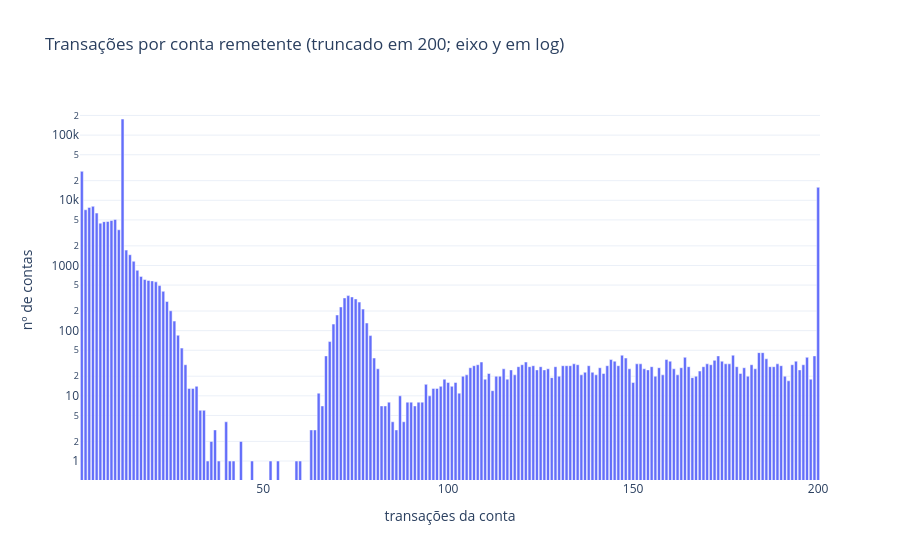
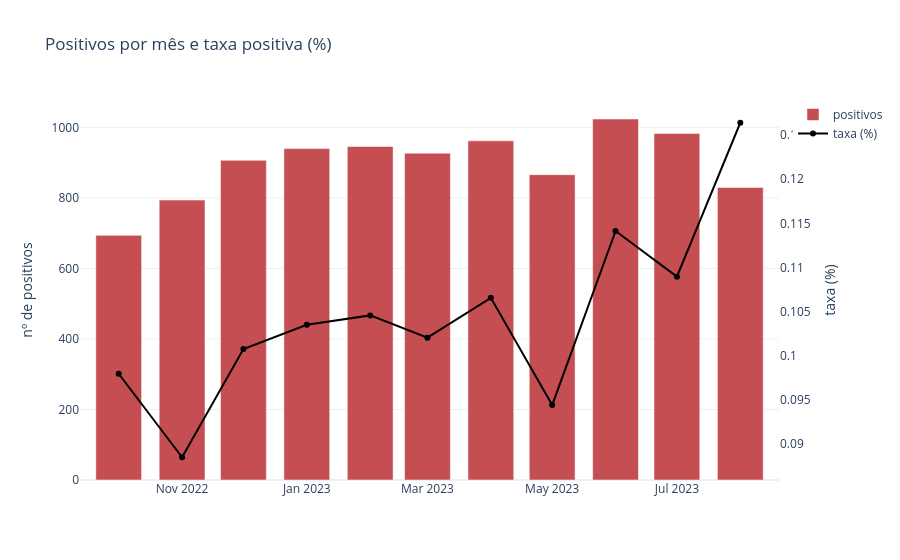

Notebook code for these charts, in order:
### Code cell
# 3) Histórico de positivas vs negativas (nº de transações anteriores da conta) — amostra leve
rng_h = np.random.default_rng(SEMENTE)
idx_pos = np.flatnonzero(y_all == 1)
idx_neg = rng_h.choice(np.flatnonzero(y_all == 0), size=min(200_000, int((y_all == 0).sum())), replace=False)
amostra_hist = pd.DataFrame({
    "anteriores": np.minimum(pos_grupo[np.r_[idx_pos, idx_neg]], 60),
    "classe": ["Lavagem"] * len(idx_pos) + ["Normal"] * len(idx_neg),
})
fig, ax = plt.subplots(figsize=(8, 4))
sns.histplot(data=amostra_hist, x="anteriores", hue="classe", stat="percent", common_norm=False, bins=30, element="step", ax=ax)
ax.set(title="Nº de transações anteriores da conta (truncado em 60) — por classe", xlabel="transações anteriores da conta", ylabel="% dentro da classe")
plt.tight_layout(); plt.show()

# 5) Transações por conta remetente (agregado antes de plotar: não embutimos 855 mil pontos no notebook)
freq_contas = contagem.clip(upper=200).value_counts().sort_index()
fig = px.bar(x=freq_contas.index, y=freq_contas.values, log_y=True,
             title="Transações por conta remetente (truncado em 200; eixo y em log)",
             labels={"x": "transações da conta", "y": "nº de contas"})
fig.update_layout(template="plotly_white"); fig.show()

# 4) Distribuição temporal dos alvos
mensal = (dataset.groupby(dataset["Timestamp"].dt.to_period("M"))[ALVO].agg(total="count", positivos="sum", taxa="mean")
          .rename_axis("mes").reset_index())
mensal["mes"] = mensal["mes"].astype(str)
mensal["taxa_%"] = mensal["taxa"] * 100
fig = go.Figure()
fig.add_bar(x=mensal["mes"], y=mensal["positivos"], name="positivos", marker_color="#C44E52")
fig.add_scatter(x=mensal["mes"], y=mensal["taxa_%"], name="taxa (%)", yaxis="y2", mode="lines+markers", line=dict(color="black"))
fig.update_layout(title="Positivos por mês e taxa positiva (%)", template="plotly_white",
                  yaxis=dict(title="nº de positivos"), yaxis2=dict(title="taxa (%)", overlaying="y", side="right", showgrid=False))
fig.show()
display(mensal.round(4))

### Figure 1 — Plotly figure (JSON) as saved in the notebook; plotly's stock layout.template omitted (floating-point values rounded to 4 significant figures; data arrays with more than 128 entries replaced by an {"elided": "..."} marker saying what was removed)
{"data": [{"hovertemplate": "transações da conta=%{x}<br>nº de contas=%{y}<extra></extra>", "legendgroup": "", "marker": {"color": "#636efa", "pattern": {"shape": ""}}, "name": "", "orientation": "v", "showlegend": false, "textposition": "auto", "type": "bar", "x": {"elided": "185 int values"}, "xaxis": "x", "y": {"elided": "185 int values"}, "yaxis": "y"}], "layout": {"barmode": "relative", "legend": {"tracegroupgap": 0}, "title": {"text": "Transações por conta remetente (truncado em 200; eixo y em log)"}, "xaxis": {"anchor": "y", "domain": [0, 1], "title": {"text": "transações da conta"}}, "yaxis": {"anchor": "x", "domain": [0, 1], "title": {"text": "nº de contas"}, "type": "log"}}}

### Figure 2 — Plotly figure (JSON) as saved in the notebook; plotly's stock layout.template omitted (floating-point values rounded to 4 significant figures)
{"data": [{"marker": {"color": "#C44E52"}, "name": "positivos", "type": "bar", "x": ["2022-10", "2022-11", "2022-12", "2023-01", "2023-02", "2023-03", "2023-04", "2023-05", "2023-06", "2023-07", "2023-08"], "y": [694, 794, 907, 940, 946, 927, 962, 866, 1024, 983, 830]}, {"line": {"color": "black"}, "mode": "lines+markers", "name": "taxa (%)", "type": "scatter", "x": ["2022-10", "2022-11", "2022-12", "2023-01", "2023-02", "2023-03", "2023-04", "2023-05", "2023-06", "2023-07", "2023-08"], "y": [0.09793, 0.08846, 0.1007, 0.1035, 0.1046, 0.102, 0.1065, 0.09438, 0.1141, 0.109, 0.1264], "yaxis": "y2"}], "layout": {"title": {"text": "Positivos por mês e taxa positiva (%)"}, "yaxis": {"title": {"text": "nº de positivos"}}, "yaxis2": {"overlaying": "y", "showgrid": false, "side": "right", "title": {"text": "taxa (%)"}}}}
